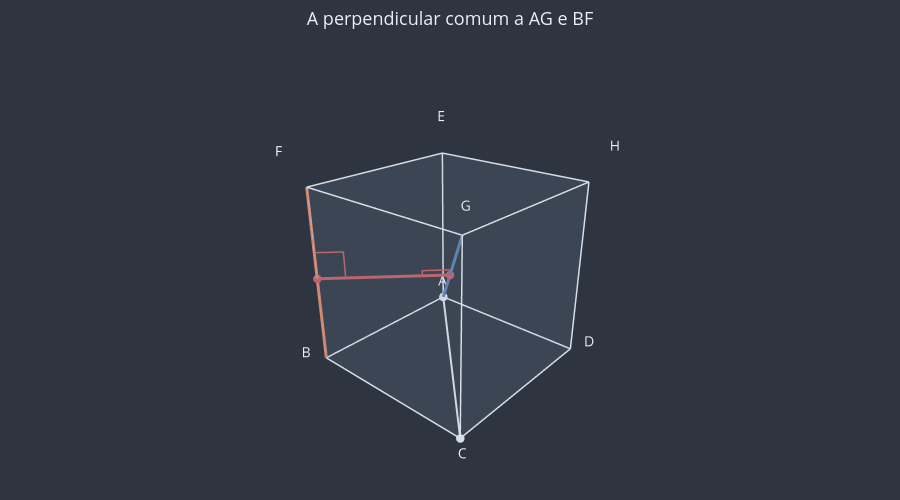

Here is the notebook cell this chart was saved with:
### Markdown cell above
**Exercício 8.** Distância entre a diagonal $AG$ e a aresta $BF$.

### Code cell
aresta = 2

# BF é perpendicular à base. Projetando tudo na base: BF vira o ponto B e AG vira a
# diagonal AC. A distância entre AG e BF é a distância de B até a reta AC.
# No quadrado ABCD, essa distância é metade da diagonal BD (as diagonais do quadrado
# são perpendiculares e se cortam ao meio).
bd = math.sqrt(aresta**2 + aresta**2)  # Pitágoras: 2√2
distancia_ex8 = bd / 2  # √2

print(distancia_ex8)  # 1.4142...

# Conferência com o utils_3d (que usa vetores, assunto do módulo 07).
print(round(u3d.medir_distancia_entre_retas(A, G, B, F), 4))
p, q = u3d.perpendicular_comum(A, G, B, F)
print("Pé em AG:", p, "(o centro do cubo)")
print("Pé em BF:", q, "(o ponto médio de BF)")

fig = u3d.criar_figura(titulo="A perpendicular comum a AG e BF")
fig = u3d.desenhar_cubo(fig)
fig = u3d.desenhar_segmento(fig, A, G, cor=u3d.CORES["reta"], espessura=6)
fig = u3d.desenhar_segmento(fig, B, F, cor=u3d.CORES["reta_secundaria"], espessura=6)
fig = u3d.desenhar_perpendicular_comum(fig, A, G, B, F)
fig = u3d.desenhar_projecao_ortogonal(
    fig, [A, G], plano_pelo_nome("ABCD"), cor=u3d.CORES["apoio"]
)
u3d.mostrar(fig)

### Figure 1 — Plotly figure (JSON) as saved in the notebook; plotly's stock layout.template omitted (floating-point values rounded to 4 significant figures)
{"data": [{"color": "#81A1C1", "hoverinfo": "skip", "i": [0, 0, 4, 4, 0, 0, 1, 1, 2, 2, 3, 3], "j": [1, 2, 5, 6, 1, 5, 2, 6, 3, 7, 0, 4], "k": [2, 3, 6, 7, 5, 4, 6, 5, 7, 6, 4, 7], "lighting": {"ambient": 1, "diffuse": 0, "fresnel": 0, "specular": 0}, "opacity": 0.08, "type": "mesh3d", "x": [0.0, 2.0, 2.0, 0.0, 0.0, 2.0, 2.0, 0.0], "y": [0.0, 0.0, 2.0, 2.0, 0.0, 0.0, 2.0, 2.0], "z": [0.0, 0.0, 0.0, 0.0, 2.0, 2.0, 2.0, 2.0]}, {"hoverinfo": "skip", "line": {"color": "#D8DEE9", "dash": "solid", "width": 3}, "mode": "lines", "type": "scatter3d", "x": [0, 2], "y": [0, 0], "z": [0, 0]}, {"hoverinfo": "skip", "line": {"color": "#D8DEE9", "dash": "solid", "width": 3}, "mode": "lines", "type": "scatter3d", "x": [2, 2], "y": [0, 2], "z": [0, 0]}, {"hoverinfo": "skip", "line": {"color": "#D8DEE9", "dash": "solid", "width": 3}, "mode": "lines", "type": "scatter3d", "x": [2, 0], "y": [2, 2], "z": [0, 0]}, {"hoverinfo": "skip", "line": {"color": "#D8DEE9", "dash": "solid", "width": 3}, "mode": "lines", "type": "scatter3d", "x": [0, 0], "y": [2, 0], "z": [0, 0]}, {"hoverinfo": "skip", "line": {"color": "#D8DEE9", "dash": "solid", "width": 3}, "mode": "lines", "type": "scatter3d", "x": [0, 2], "y": [0, 0], "z": [2, 2]}, {"hoverinfo": "skip", "line": {"color": "#D8DEE9", "dash": "solid", "width": 3}, "mode": "lines", "type": "scatter3d", "x": [2, 2], "y": [0, 2], "z": [2, 2]}, {"hoverinfo": "skip", "line": {"color": "#D8DEE9", "dash": "solid", "width": 3}, "mode": "lines", "type": "scatter3d", "x": [2, 0], "y": [2, 2], "z": [2, 2]}, {"hoverinfo": "skip", "line": {"color": "#D8DEE9", "dash": "solid", "width": 3}, "mode": "lines", "type": "scatter3d", "x": [0, 0], "y": [2, 0], "z": [2, 2]}, {"hoverinfo": "skip", "line": {"color": "#D8DEE9", "dash": "solid", "width": 3}, "mode": "lines", "type": "scatter3d", "x": [0, 0], "y": [0, 0], "z": [0, 2]}, {"hoverinfo": "skip", "line": {"color": "#D8DEE9", "dash": "solid", "width": 3}, "mode": "lines", "type": "scatter3d", "x": [2, 2], "y": [0, 0], "z": [0, 2]}, {"hoverinfo": "skip", "line": {"color": "#D8DEE9", "dash": "solid", "width": 3}, "mode": "lines", "type": "scatter3d", "x": [2, 2], "y": [2, 2], "z": [0, 2]}, {"hoverinfo": "skip", "line": {"color": "#D8DEE9", "dash": "solid", "width": 3}, "mode": "lines", "type": "scatter3d", "x": [0, 0], "y": [2, 2], "z": [0, 2]}, {"hoverinfo": "skip", "mode": "text", "text": ["A"], "textfont": {"color": "#ECEFF4", "size": 14}, "type": "scatter3d", "x": [-0.1732], "y": [-0.1732], "z": [-0.1732]}, {"hoverinfo": "skip", "mode": "text", "text": ["B"], "textfont": {"color": "#ECEFF4", "size": 14}, "type": "scatter3d", "x": [2.173], "y": [-0.1732], "z": [-0.1732]}, {"hoverinfo": "skip", "mode": "text", "text": ["C"], "textfont": {"color": "#ECEFF4", "size": 14}, "type": "scatter3d", "x": [2.173], "y": [2.173], "z": [-0.1732]}, {"hoverinfo": "skip", "mode": "text", "text": ["D"], "textfont": {"color": "#ECEFF4", "size": 14}, "type": "scatter3d", "x": [-0.1732], "y": [2.173], "z": [-0.1732]}, {"hoverinfo": "skip", "mode": "text", "text": ["E"], "textfont": {"color": "#ECEFF4", "size": 14}, "type": "scatter3d", "x": [-0.1732], "y": [-0.1732], "z": [2.173]}, {"hoverinfo": "skip", "mode": "text", "text": ["F"], "textfont": {"color": "#ECEFF4", "size": 14}, "type": "scatter3d", "x": [2.173], "y": [-0.1732], "z": [2.173]}, {"hoverinfo": "skip", "mode": "text", "text": ["G"], "textfont": {"color": "#ECEFF4", "size": 14}, "type": "scatter3d", "x": [2.173], "y": [2.173], "z": [2.173]}, {"hoverinfo": "skip", "mode": "text", "text": ["H"], "textfont": {"color": "#ECEFF4", "size": 14}, "type": "scatter3d", "x": [-0.1732], "y": [2.173], "z": [2.173]}, {"hoverinfo": "skip", "line": {"color": "#5E81AC", "dash": "solid", "width": 6}, "mode": "lines", "type": "scatter3d", "x": [0, 2], "y": [0, 2], "z": [0, 2]}, {"hoverinfo": "skip", "line": {"color": "#D08770", "dash": "solid", "width": 6}, "mode": "lines", "type": "scatter3d", "x": [2, 2], "y": [0, 0], "z": [0, 2]}, {"hoverinfo": "skip", "line": {"color": "#BF616A", "dash": "solid", "width": 6}, "mode": "lines", "type": "scatter3d", "x": [1, 2], "y": [1, 0], "z": [1, 1]}, {"hoverinfo": "skip", "line": {"color": "#BF616A", "width": 3}, "mode": "lines", "type": "scatter3d", "x": [1.173, 1.385, 1.212], "y": [1.173, 0.9611, 0.7879], "z": [1.173, 1.173, 1.0]}, {"hoverinfo": "skip", "line": {"color": "#BF616A", "width": 3}, "mode": "lines", "type": "scatter3d", "x": [2.0, 1.788, 1.788], "y": [0.0, 0.2121, 0.2121], "z": [1.3, 1.3, 1.0]}, {"hoverinfo": "skip", "marker": {"color": "#BF616A", "size": 5}, "mode": "markers", "textfont": {"color": "#BF616A", "size": 15}, "textposition": "top center", "type": "scatter3d", "x": [1], "y": [1], "z": [1]}, {"hoverinfo": "skip", "marker": {"color": "#BF616A", "size": 5}, "mode": "markers", "textfont": {"color": "#BF616A", "size": 15}, "textposition": "top center", "type": "scatter3d", "x": [2], "y": [0], "z": [1]}, {"hoverinfo": "skip", "line": {"color": "#D8DEE9", "dash": "dash", "width": 2}, "mode": "lines", "type": "scatter3d", "x": [2, 2], "y": [2, 2], "z": [2, 0]}, {"hoverinfo": "skip", "line": {"color": "#D8DEE9", "dash": "solid", "width": 4}, "mode": "lines", "type": "scatter3d", "x": [0, 2], "y": [0, 2], "z": [0, 0]}, {"hoverinfo": "skip", "marker": {"color": "#D8DEE9", "size": 5}, "mode": "markers", "textfont": {"color": "#D8DEE9", "size": 15}, "textposition": "top center", "type": "scatter3d", "x": [0], "y": [0], "z": [0]}, {"hoverinfo": "skip", "marker": {"color": "#D8DEE9", "size": 5}, "mode": "markers", "textfont": {"color": "#D8DEE9", "size": 15}, "textposition": "top center", "type": "scatter3d", "x": [2], "y": [2], "z": [0]}], "layout": {"font": {"color": "#ECEFF4", "size": 13}, "height": 500, "margin": {"b": 0, "l": 0, "r": 0, "t": 50}, "paper_bgcolor": "#2E3440", "plot_bgcolor": "#2E3440", "scene": {"aspectmode": "data", "bgcolor": "#2E3440", "camera": {"eye": {"x": 1.6, "y": 1.4, "z": 1}}, "xaxis": {"visible": false}, "yaxis": {"visible": false}, "zaxis": {"visible": false}}, "showlegend": false, "title": {"text": "A perpendicular comum a AG e BF", "x": 0.5}}}
